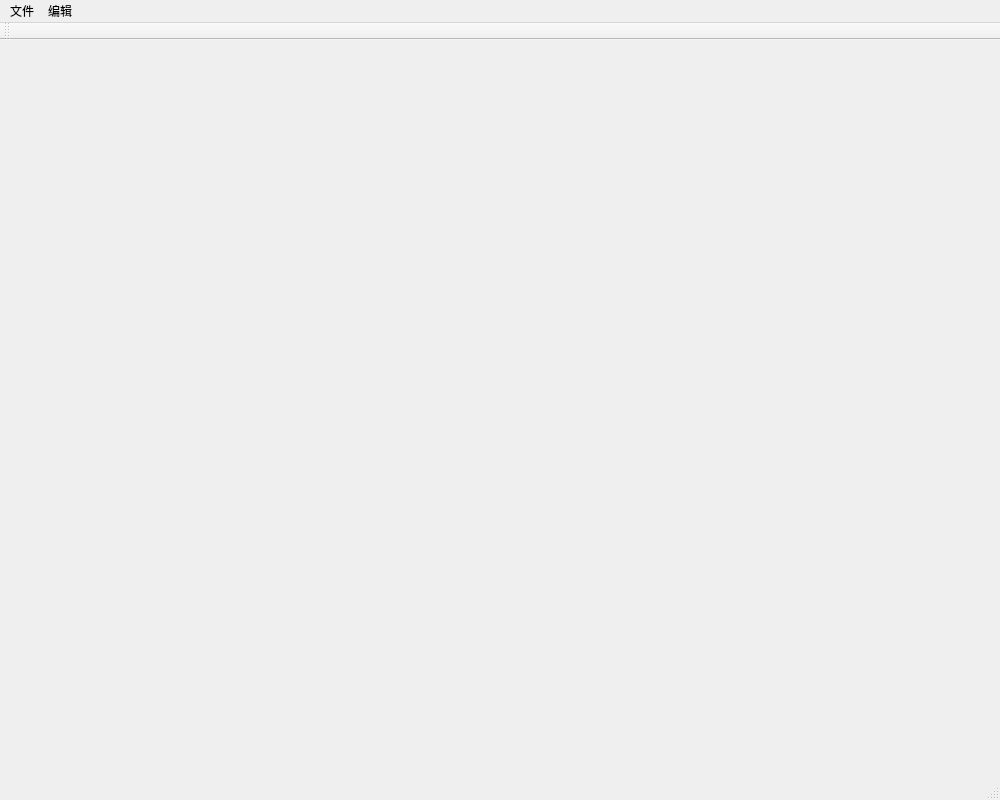
<?xml version="1.0" encoding="UTF-8"?>
<ui version="4.0">
 <class>DigitMainWindow</class>
 <widget class="QMainWindow" name="DigitMainWindow">
  <property name="geometry">
   <rect>
    <x>0</x>
    <y>0</y>
    <width>1000</width>
    <height>800</height>
   </rect>
  </property>
  <property name="windowTitle">
   <string>数码迷彩生成器</string>
  </property>
  <widget class="QWidget" name="centralWidget"/>
  <widget class="QMenuBar" name="menuBar">
   <property name="geometry">
    <rect>
     <x>0</x>
     <y>0</y>
     <width>1000</width>
     <height>23</height>
    </rect>
   </property>
   <widget class="QMenu" name="menu">
    <property name="title">
     <string>文件</string>
    </property>
    <addaction name="actionNew"/>
    <addaction name="actionOpen"/>
    <addaction name="actionSave"/>
   </widget>
   <widget class="QMenu" name="menu_2">
    <property name="title">
     <string>编辑</string>
    </property>
   </widget>
   <addaction name="menu"/>
   <addaction name="menu_2"/>
  </widget>
  <widget class="QToolBar" name="mainToolBar">
   <attribute name="toolBarArea">
    <enum>TopToolBarArea</enum>
   </attribute>
   <attribute name="toolBarBreak">
    <bool>false</bool>
   </attribute>
  </widget>
  <widget class="QStatusBar" name="statusBar"/>
  <action name="actionNew">
   <property name="text">
    <string>新建(&amp;N)</string>
   </property>
  </action>
  <action name="actionOpen">
   <property name="text">
    <string>打开(&amp;O)</string>
   </property>
  </action>
  <action name="actionSave">
   <property name="text">
    <string>保存(&amp;S)</string>
   </property>
  </action>
 </widget>
 <layoutdefault spacing="6" margin="11"/>
 <resources/>
 <connections/>
</ui>
